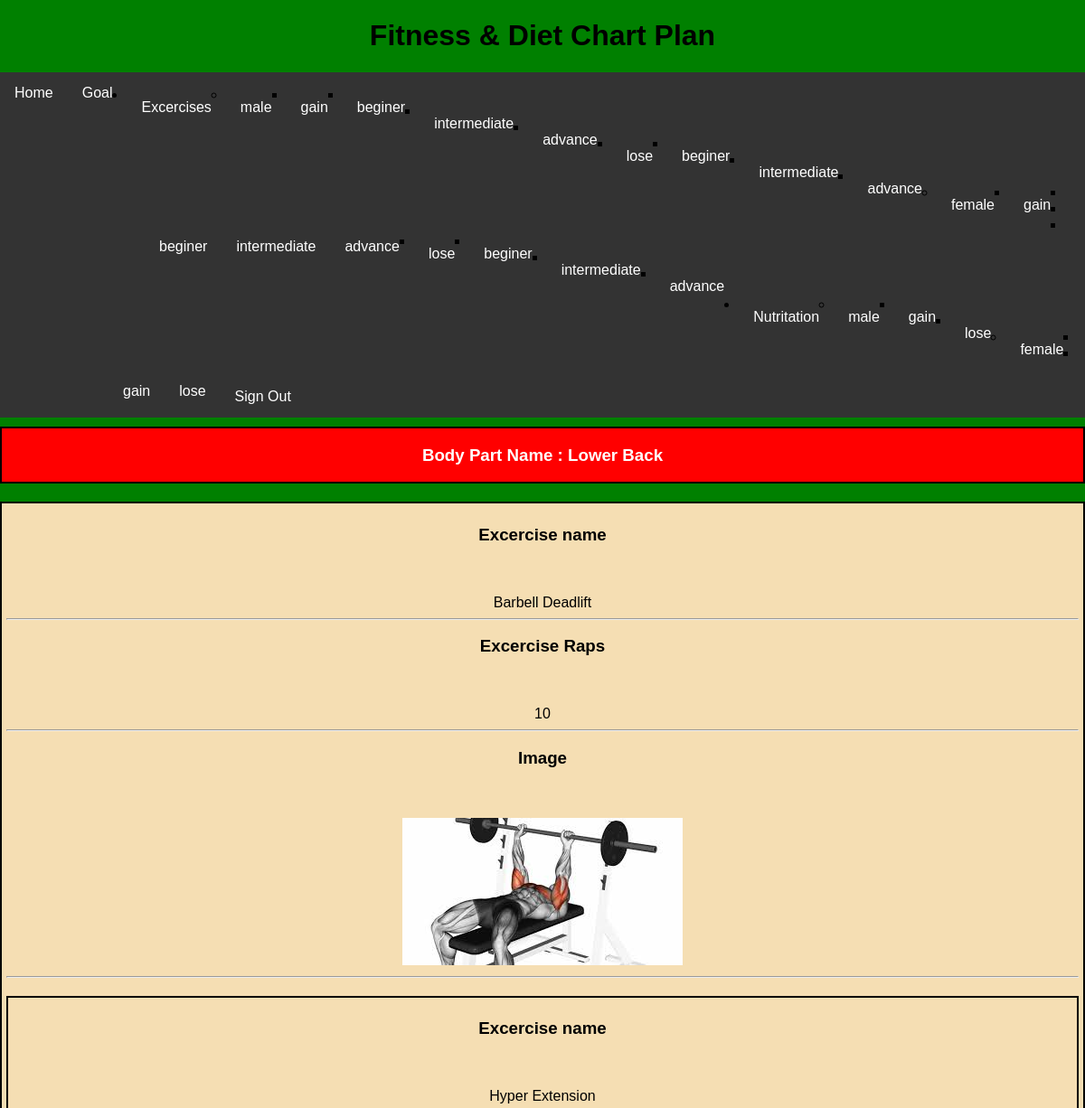
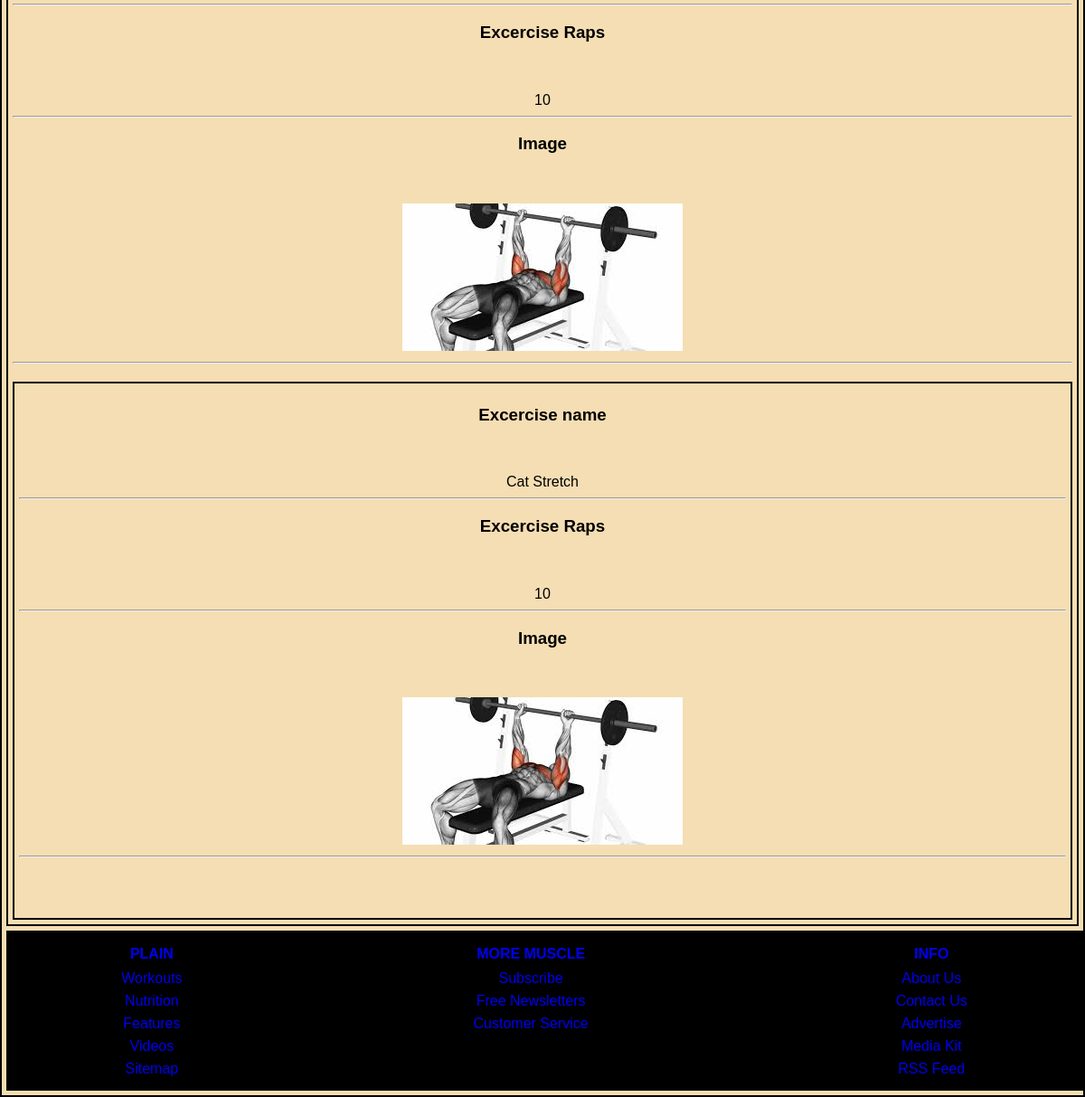
/excercise/male/gain/beginer/9/ (signed in), run on the app's committed database (2 pictures, top to bottom).
### fitness/models.py (models this page shows, shortened)
class BodyPart(models.Model):
    name = models.CharField(max_length=255)

class BodyPartExcercise(models.Model):
    gender = models.CharField(choices=Gender.options, max_length=20, default=Gender.male)
    fitness_plan = models.CharField(choices=FitnessPlan.options, max_length=20, default=FitnessPlan.lose)
    fitness_level = models.CharField(choices=FitnessLevel.options, max_length=20, default=FitnessLevel.beginer)
    body_part = models.ForeignKey(BodyPart, on_delete=models.CASCADE)
    excercise = models.ForeignKey(Excercise, on_delete=models.CASCADE)
    reps = models.IntegerField(default=0)

class Excercise(models.Model):
    name = models.CharField(max_length=255)
    equipment = models.ForeignKey(Equipment, on_delete=models.CASCADE)
    image = models.ImageField(upload_to='excercises',null=True)

### fitness/views.py (the view)
# urls.py: path('excercise/<gender>/<fitness_plan>/<fitness_level>/<body_part>/',views.get_excercise_detail, name='get_excercise_detail'),
@login_required(login_url='/login/')
def get_excercise_detail(request, gender, fitness_plan, fitness_level, body_part):
    print(gender, fitness_plan, fitness_level)
    body_part = BodyPart.objects.get(pk=body_part)
    excercises = BodyPartExcercise.objects.filter(
        gender=gender,
        fitness_plan=fitness_plan,
        fitness_level=fitness_level,
        body_part=body_part
    )
    return render(request, 'show_excercise_detail.html', {
        'gender': gender,
        'fitness_plan': fitness_plan,
        'fitness_level': fitness_level,
        'body_part': body_part,
        'excercises': excercises,
    })

### fitness/templatetags/load_header.py (called while the page is built)
@register.inclusion_tag('excercise_header.html')
def load_excercises():
    data = {
        'genders' : list(dict(Gender.options).values()),
        'fitness_plans' : list(dict(FitnessPlan.options).values()),
        'fitness_levels' : list(dict(FitnessLevel.options).values()),
    }
    print(data)
    return data

@register.inclusion_tag('diet_header.html')
def load_diet():
    data = {
        'genders' : list(dict(Gender.options).values()),
        'fitness_plans' : list(dict(FitnessPlan.options).values()),
    }
    return data

### fitness/templates/show_excercise_detail.html (shortened to what this page needs)
{% extends 'base.html' %}
{% block body %}
<div class="excercisedisplaymain  ">
    <div class="bodypartname   ">
        <h3>Body Part Name : {{ body_part.name }}</h3>
    </div>
    {% for excercise in excercises %}
    <div class="excercisedisplay">
        <h3>Excercise name</h3> <br><br> {{excercise.excercise.name}}<hr>
         <h3>Excercise Raps</h3> <br><br> {{excercise.reps}}<hr>
         <h3>Image</h3> <br><br> <img src="\media\{{excercise.excercise.image}}"><hr>
    {% endfor %}
    </br></br></br></div>
</div>
{% endblock body %}

### data on the page
BodyPart: name "Lower Back"
BodyPartExcercise: excercise.name "Barbell Deadlift", reps "10", excercise.image (picture)
BodyPartExcercise: excercise.name "Hyper Extension", reps "10", excercise.image (picture)
BodyPartExcercise: excercise.name "Cat Stretch", reps "10", excercise.image (picture)

### other printed values
{{ gender }} "male" "female"
{{ fitness_plan }} "gain" "lose" "gain" "lose"
{{ fitness_level }} "beginer" "intermediate" "advance" "beginer" "intermediate" "advance" "beginer" "intermediate" "advance" "beginer" "intermediate" "advance"
